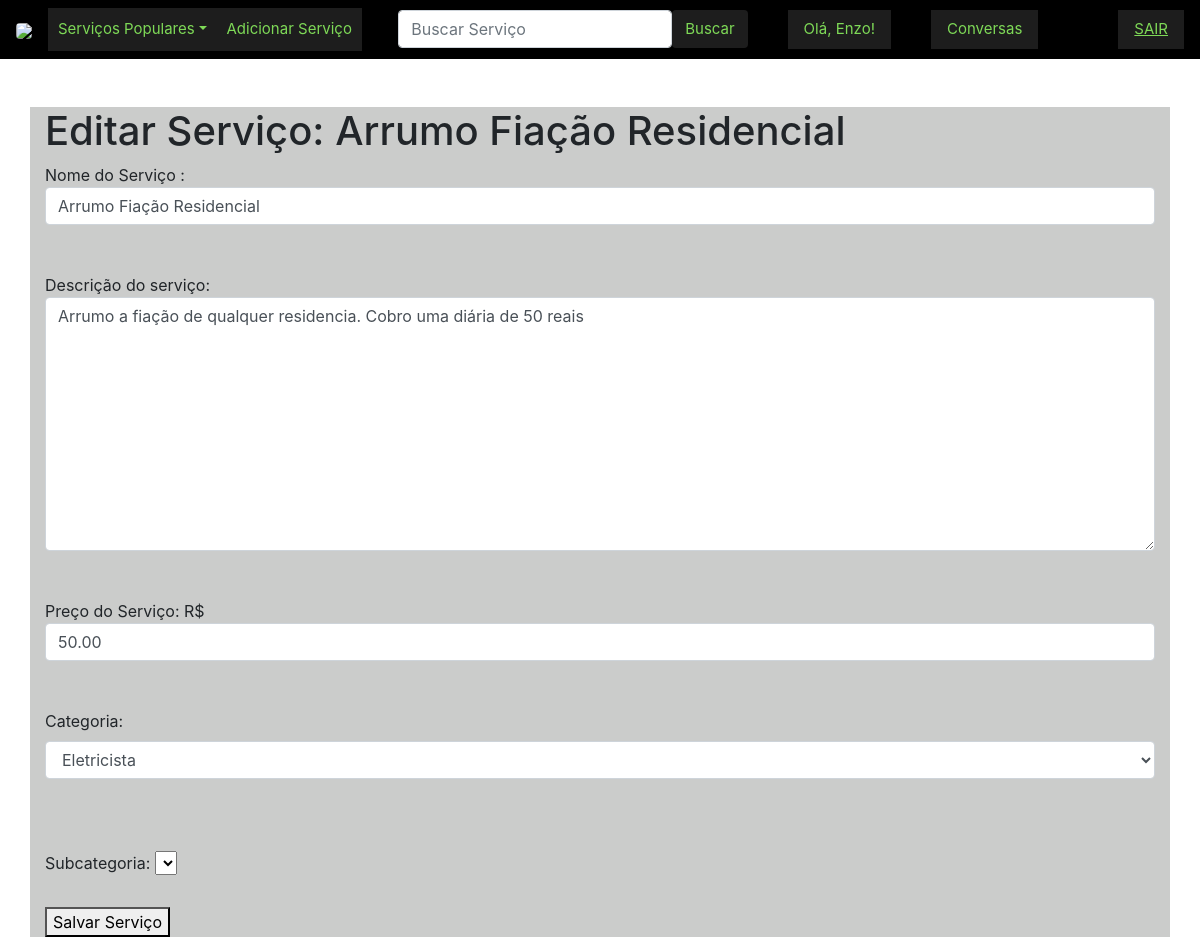
The app's page /5/editar/ (signed in) with its own data.
### site_final/models.py (models this page shows, shortened)
class Servico(models.Model):
    nome = models.CharField(max_length=100)
    descricao = models.TextField()
    autor = models.ForeignKey(User, on_delete=models.CASCADE)
    categoria = models.ForeignKey(Categoria, on_delete=models.CASCADE)
    subcategoria = models.ForeignKey(SubCategoria, on_delete=models.CASCADE)
    preco = models.DecimalField(max_digits=6, decimal_places=2, default=0.0)

### site_final/views.py (the view, shortened to what this page needs)
# urls.py: path('<int:pk>/editar/', ServicoUpdateView.as_view(), name='servico-update'),
class ServicoUpdateView(LoginRequiredMixin, UserPassesTestMixin, UpdateView):
    model = Servico
    form_class = ServicoUpdateForm
    template_name = 'servico/servico_editar.html'
    def get_context_data(self, *args, **kwargs):
        list_types = Categoria.objects.all()
        context = super(ServicoUpdateView,self).get_context_data( *args, **kwargs)
        context["list_types"] = list_types
        return context
    def test_func(self):
        servico = self.get_object()
        return self.request.user == servico.autor

### site_final/forms.py
class ServicoUpdateForm(forms.ModelForm):
    class Meta:
        model = Servico
        fields = ['nome', 'descricao', 'categoria', 'subcategoria', 'preco']
        labels = {
            'nome': 'Nome do Serviço',
            'descricao': 'Descrição do Serviço',
            'categoria': 'Categoria do Serviço',
            'subcategoria': 'Subcategoria do Serviço',
            'preco': 'Preço do Serviço',
        }
        widgets = {
            'nome': forms.TextInput(attrs={'class': 'form-control', 'placeholder': 'Insira aqui o nome do serviço'}),
            'descricao': forms.Textarea(attrs={'class': 'form-control', 'placeholder': 'Insira aqui a descrição do serviço'}),
            'categoria': forms.Select(attrs={'class': 'form-control'}),
            'subcategoria': forms.Select(attrs={'class': 'form-control'}),
            'preco': forms.NumberInput(attrs={'class': 'form-control', 'placeholder': 'Insira aqui o preço do serviço'}),
        }

### site_final/context_processors.py (called while the page is built)
def categorias(request):
    categorias = Categoria.objects.all()
    cat=Categoria.objects.all()
    choices_dynamic = []
    for choice in cat:
        choices_dynamic.append(choice)
    return {'list_types': choices_dynamic}

### site_final/models.py (called while the page is built)
    def __str__(self):
        return self.nome

### site_final/templates/servico/servico_editar.html (shortened to what this page needs)
<!DOCTYPE html>
<html lang="en">
<head>
</head>
<body>
    {% extends 'base.html' %}
    {% block content %}
    <h1>Editar Serviço: {{ servico.nome }}</h1>
        <form method="post">
            Nome do Serviço :{{ form.nome }}
            <br>
            <br>
            Descrição do serviço: {{ form.descricao }}
            <br>
            <br>
            Preço do Serviço: R${{ form.preco }}
            <br>
            <br>
            <label for="id_categoria">Categoria:</label>
            {{ form.categoria }}
            <br>
            <br>
            <br>
            <label for="id_subcategoria">Subcategoria:</label>
            <select name="subcategoria" id="id_subcategoria">
            </select>
            <br>
            <br>
            <button type="submit">Salvar Serviço</button>
        </form>
    {% endblock %}

### site_final/templates/base.html (shortened to what this page needs)
<!doctype html>
<html lang="en">
<head>
  <link rel="stylesheet" href="https://cdn.jsdelivr.net/npm/bootstrap@4.4.1/dist/css/bootstrap.min.css">
</head>
<body>
  <nav class="navbar navbar-expand-lg navbar-dark" style="background-color: black;">
    <div class="media">
      <a  href="{% url 'home' %}">
        <img src="https://i.imgur.com/P3f7N1S.png" width="190" class="mr-3 rounded" href="{% url 'home' %}">
      </a>
    </div>
    <div class="collapse navbar-collapse" id="navbarSupportedContent">
      <ul class="navbar-nav me-auto mb-2 mb-lg-0">
        <li class="nav-item dropdown">
          <a class="nav-link dropdown-toggle"  href="#" role="button" data-bs-toggle="dropdown" aria-expanded="false" style="padding:10px; background-color: rgb(29, 29, 29);color: rgb(126,217,87); font-size: 15px;">Serviços Populares</a>
        </li>
      </ul>
      <ul class="navbar-nav mr-auto">
        <li class="nav-item">
          {% if user.is_authenticated %}
          <a class="nav-link" href="{% url 'servico-create' %}" style="padding:10px; background-color: rgb(29, 29, 29) ;color: rgb(126,217,87); font-size: 15px;">Adicionar Serviço</a>
          {% endif %}
        </li>
      </ul>
      <form class="d-flex" role="search" method="POST" action="{% url 'search' %}">
        <input class="form-control me-2" type="search" placeholder="Buscar Serviço" aria-label="Search" name = "searched">
        <button class="btn btn-outline-secundary" type="submit"  style="background-color: rgb(29, 29, 29) ; color: rgb(126,217,87); font-size: 15px; text-align: center;" >Buscar</button>
      </form>
      <ul class="form-inline my-2 my-lg-0">
        {% if user.is_authenticated %}
          <a href="{%url 'editar_perfil'%}" class="nav-link" style="background-color: rgb(29, 29, 29) ; color: rgb(126,217,87); font-size: 15px; text-align: center;">Olá, {{ user.first_name }}!</a>
        {% endif %}
      </ul>
      <ul class="form-inline my-2 my-lg-0">
        {% if user.is_authenticated %}
        <a href="{% url 'servico_lista_conversas' username=user.username %}" class="nav-link" style="background-color: rgb(29, 29, 29) ; color: rgb(126,217,87); font-size: 15px; text-align: center;">Conversas</a>
        {% endif %}
      </ul>
      <ul class="form-inline my-2 my-lg-0">
        {% if user.is_authenticated %}
          <ul class="nav-item">
            <a class="nav-link" href="{% url 'logout' %}" style="background-color: rgb(29, 29, 29) ;color: rgb(126,217,87); font-size: 15px; text-align: center;"><u>SAIR</u></a>
          </ul>
        {% else %}
          <ul class="nav-item">
            <a class="nav-link" href="{% url 'login' %}" style="color: rgb(126,217,87); font-size: 15px; text-align: center;"><u>LOGIN</u></a>
            <a class="nav-link" href="{% url 'register' %}" style="color: rgb(126,217,87); font-size: 15px; text-align: center;"><u>CADASTRE-SE</u></a>
          </ul>
        {% endif %}
      </ul>
    </div>
  </nav>
  <br /><br />
  <div class="container" style="background-color: rgba(22, 24, 22, 0.22);">
    {% block content %}
    {% endblock %}
  </div>
</body>
</html>

### records on screen
Servico: nome "Arrumo Fiação Residencial", descricao "Arrumo a fiação de qualquer residencia. Cobro uma diária de 50 reais", preco "50.00", categoria "Eletricista"

### other values on screen
{{ user.first_name }} "Enzo"
